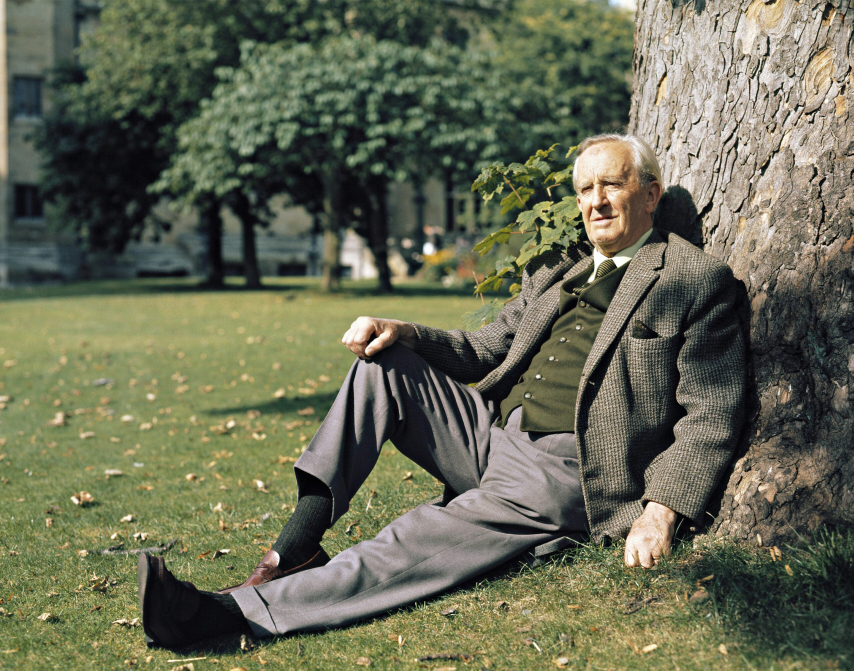
#> input picture Week4/img/tolkien.jpg, 2560 x 2013 px (shown at 1/3 size)
$ jupyter execute --allow-errors Canny.ipynb
#> lines starting #> are read from the running program, lines starting #| are printed output that depends on the picture; after the words box and inside, x2 and y2 are one past the last pixel; in counts of white or black regions, pixels touching at a corner belong together
[cell 1]
import cv2

image = cv2.imread('img/tolkien.jpg', cv2.IMREAD_GRAYSCALE)
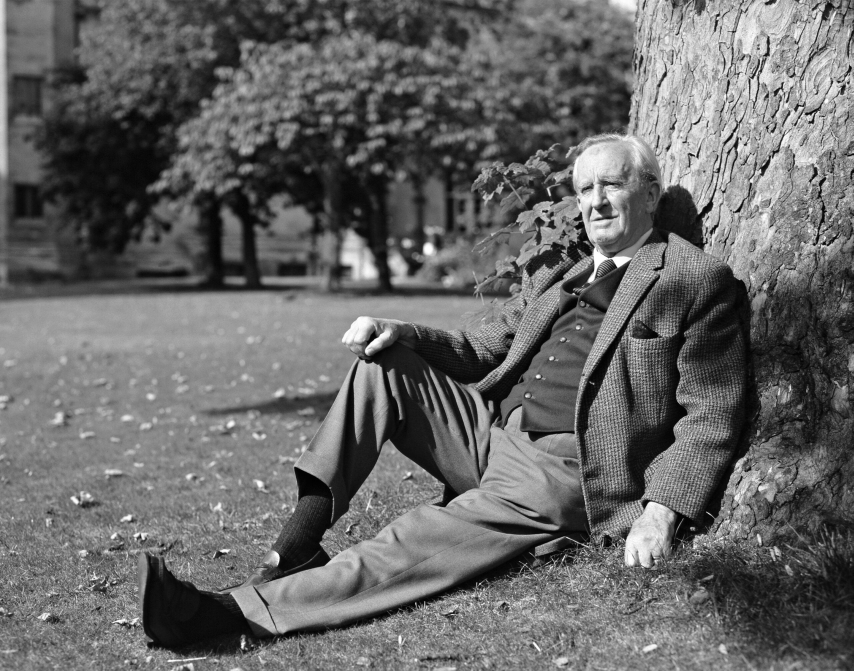
#> image: shape (2013, 2560) (shown at 1/3 size); min 0, max 255, mean 103.1

image = cv2.resize(image, (400, 400))
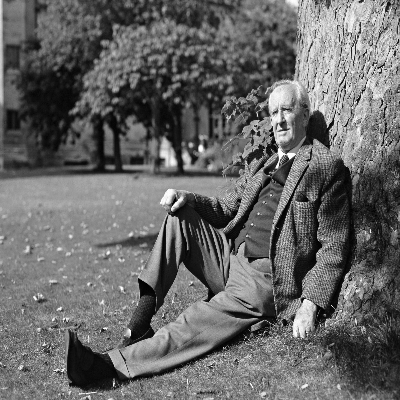
#> image: shape (400, 400); min 0, max 255, mean 103

edges = cv2.Canny(image, 100, 200)
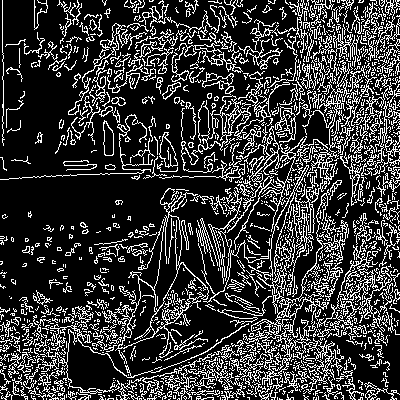
#> edges: shape (400, 400); 22.1% white in thin lines or dots

#> (the rest of this cell did not finish here and is left out)

$ run again, with Week4/img/chimamanda.jpg copied over Week4/img/tolkien.jpg
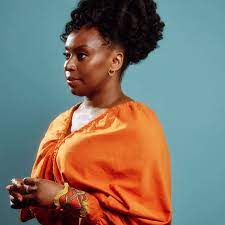
#> input picture Week4/img/chimamanda.jpg, 225 x 225 px
#> `image = cv2.imread('img/tolkien.jpg', cv2.IMREAD_GRAYSCALE)`:
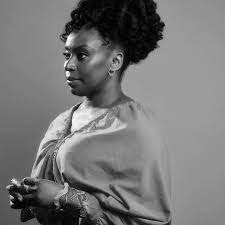
#> image: shape (225, 225); min 0, max 255, mean 118.8
#> `edges = cv2.Canny(image, 100, 200)`:
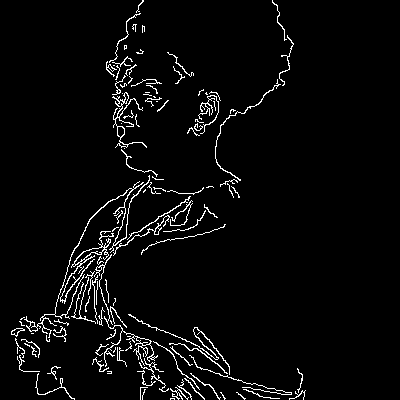
#> edges: shape (400, 400); 3.7% white in thin lines or dots, all inside (x1, y1, x2, y2) = (11, 0, 306, 400)

$ run again, with Week4/img/chinua.jpg copied over Week4/img/tolkien.jpg
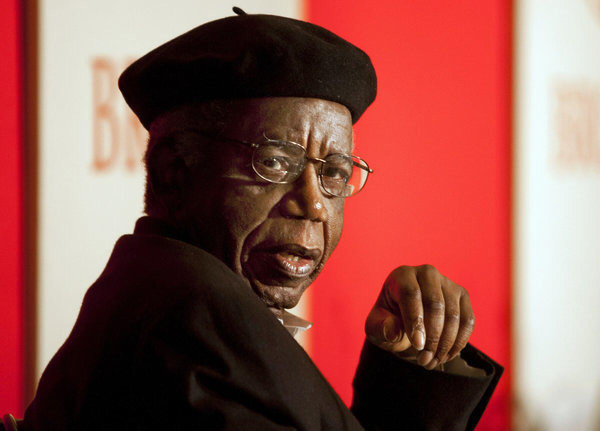
#> input picture Week4/img/chinua.jpg, 1200 x 862 px (shown at 1/2 size)
#> `image = cv2.resize(image, (400, 400))`:
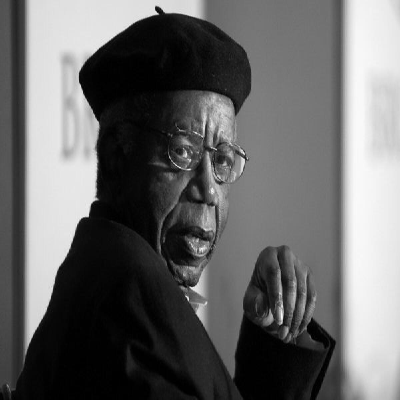
#> image: shape (400, 400); min 0, max 250, mean 103.2
#> `edges = cv2.Canny(image, 100, 200)`:
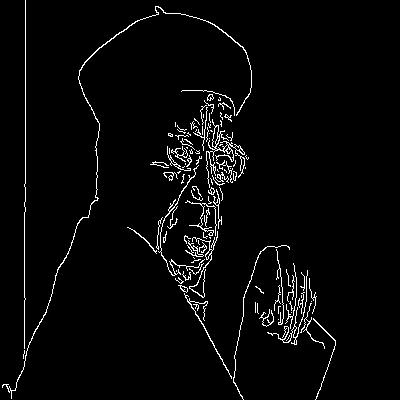
#> edges: shape (400, 400); 3.2% white in thin lines or dots, all inside (x1, y1, x2, y2) = (2, 0, 336, 400)

$ run again, with Week4/img/han-kang.jpg copied over Week4/img/tolkien.jpg
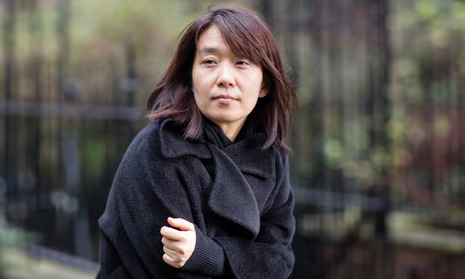
#> input picture Week4/img/han-kang.jpg, 465 x 279 px
#> `image = cv2.resize(image, (400, 400))`:
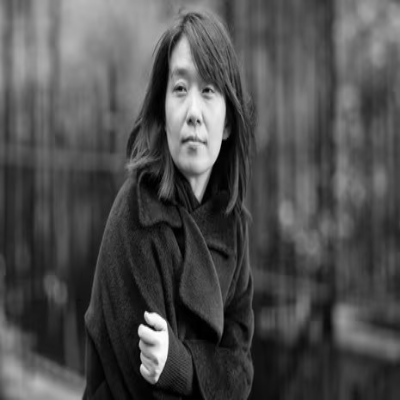
#> image: shape (400, 400); min 0, max 254, mean 78.4
#> `edges = cv2.Canny(image, 100, 200)`:
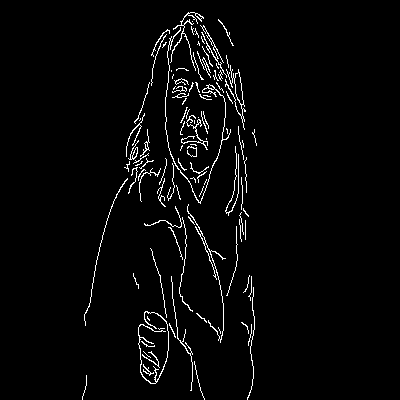
#> edges: shape (400, 400); 2.9% white in thin lines or dots, all inside (x1, y1, x2, y2) = (82, 12, 257, 400)
